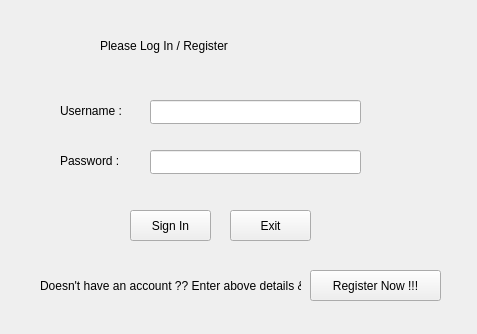
<?xml version="1.0" encoding="UTF-8"?>
<ui version="4.0">
 <class>login</class>
 <widget class="QMainWindow" name="login">
  <property name="geometry">
   <rect>
    <x>0</x>
    <y>0</y>
    <width>477</width>
    <height>334</height>
   </rect>
  </property>
  <property name="windowTitle">
   <string>Login/Registration</string>
  </property>
  <property name="windowIcon">
   <iconset theme="QIcon::ThemeIcon::ContactNew"/>
  </property>
  <widget class="QWidget" name="centralwidget">
   <widget class="QLabel" name="label">
    <property name="geometry">
     <rect>
      <x>60</x>
      <y>100</y>
      <width>81</width>
      <height>21</height>
     </rect>
    </property>
    <property name="text">
     <string>Username :</string>
    </property>
   </widget>
   <widget class="QLineEdit" name="usernamelineEdit">
    <property name="geometry">
     <rect>
      <x>150</x>
      <y>100</y>
      <width>211</width>
      <height>24</height>
     </rect>
    </property>
   </widget>
   <widget class="QLabel" name="label_2">
    <property name="geometry">
     <rect>
      <x>60</x>
      <y>150</y>
      <width>81</width>
      <height>21</height>
     </rect>
    </property>
    <property name="text">
     <string>Password :</string>
    </property>
   </widget>
   <widget class="QLineEdit" name="passwordlineEdit">
    <property name="geometry">
     <rect>
      <x>150</x>
      <y>150</y>
      <width>211</width>
      <height>24</height>
     </rect>
    </property>
    <property name="echoMode">
     <enum>QLineEdit::EchoMode::Password</enum>
    </property>
   </widget>
   <widget class="QPushButton" name="theloginButton">
    <property name="geometry">
     <rect>
      <x>130</x>
      <y>210</y>
      <width>81</width>
      <height>31</height>
     </rect>
    </property>
    <property name="text">
     <string>Sign In</string>
    </property>
   </widget>
   <widget class="QPushButton" name="registerButton">
    <property name="geometry">
     <rect>
      <x>310</x>
      <y>270</y>
      <width>131</width>
      <height>31</height>
     </rect>
    </property>
    <property name="text">
     <string>Register Now !!!</string>
    </property>
   </widget>
   <widget class="QPushButton" name="exitButton">
    <property name="geometry">
     <rect>
      <x>230</x>
      <y>210</y>
      <width>81</width>
      <height>31</height>
     </rect>
    </property>
    <property name="text">
     <string>Exit</string>
    </property>
   </widget>
   <widget class="QLabel" name="label_3">
    <property name="geometry">
     <rect>
      <x>100</x>
      <y>0</y>
      <width>381</width>
      <height>91</height>
     </rect>
    </property>
    <property name="styleSheet">
     <string notr="true">font: 16pt &quot;Segoe Script&quot;;</string>
    </property>
    <property name="text">
     <string>Please Log In / Register</string>
    </property>
   </widget>
   <widget class="QLabel" name="label_4">
    <property name="geometry">
     <rect>
      <x>40</x>
      <y>270</y>
      <width>261</width>
      <height>31</height>
     </rect>
    </property>
    <property name="text">
     <string>Doesn't have an account ?? Enter above details &amp;</string>
    </property>
   </widget>
  </widget>
 </widget>
 <resources/>
 <connections/>
</ui>
